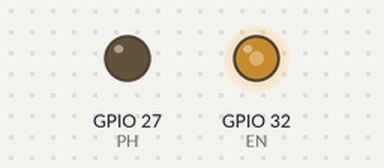
Bench run of a sketch on a simulated ESP32. Shown: output pins drawn as LEDs (lit = HIGH).

Above: at 0.1 s.
Timing chart, 0 to 1.6 s (numbered marks = the images above):
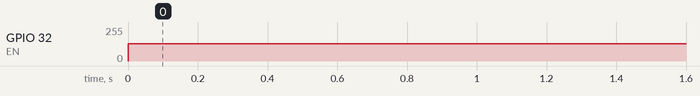

Measured:
- by itself, GPIO 32 (EN): 0/255 → 128/255 at 0.00 s

The sketch:

Dribbler.ino
```cpp
#define EN 32
#define PH 27

void setup() {
  pinMode(EN, OUTPUT);
  pinMode(PH, OUTPUT);

}

void loop() {
  digitalWrite(PH,0);
  analogWrite(EN,128);

  delay(50);
}
```
